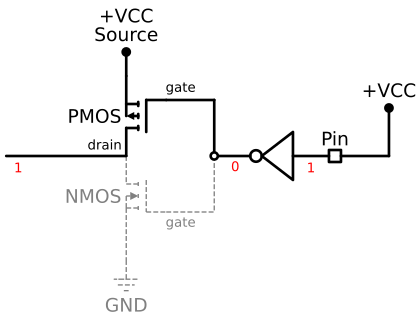

Generate this figure with Python:
import schemdraw
from schemdraw import dsp, logic
from schemdraw import elements as elem


def wrapper(elem):
    return elem.linestyle("--").color("gray").linewidth(1)


with schemdraw.Drawing() as d:
    d.config(unit=0.5)

    pmos = elem.PMos().reverse().label("PMOS", "left")
    nmos = elem.NMos().reverse().label("NMOS", "left")
    nmos = wrapper(nmos)

    P = (
        logic.Line()
        .right(d.unit * 2)
        .at(pmos.gate)
        .label("gate", "top", ofst=(-0.2, 0.1), fontsize=10)
    )
    N = (
        logic.Line()
        .right(d.unit * 2)
        .at(nmos.gate)
        .label("gate", "bottom", ofst=(-0.2, -0.1), fontsize=10)
    )
    N = wrapper(N)

    mid_point = (P.end[0], pmos.drain[1])
    logic.Line().right(d.unit * 1.5).at(mid_point).idot(open=True).label(
        "0", "bottom", fontsize=10, color="red", ofst=(0.1, 0)
    )
    A = logic.Not().reverse()
    logic.Line().right(d.unit * 1.5).at(A.in1).label(
        "1", "bottom", fontsize=10, color="red", ofst=(0, -0.1)
    )
    dsp.Square().scale(d.unit * 0.5).label("Pin", "top", ofst=(0, 0.2))
    logic.Line().right(d.unit * 2)
    logic.Line().up(d.unit * 2).dot().label("+VCC", "right")

    logic.Wire("|-").at(mid_point).to(P.end)
    wrapper(logic.Wire("|-").at(mid_point).to(N.end))

    logic.Line().left(d.unit * 5).at(pmos.drain).label(
        "drain", ofst=(-0.8, -0.1), fontsize=10
    ).label("1", "bottom", fontsize=10, color="red", ofst=(1.0, 0.1))

    logic.Line().up().at(pmos.source).dot().label("+VCC\nSource", "right")
    wrapper(logic.Line().down().at(nmos.source))
    wrapper(elem.Ground().label("GND", "bottom"))

    image_bytes = d.get_imagedata("svg")

with open("input-buffer-1.svg", "wb") as f:
    f.write(image_bytes)
